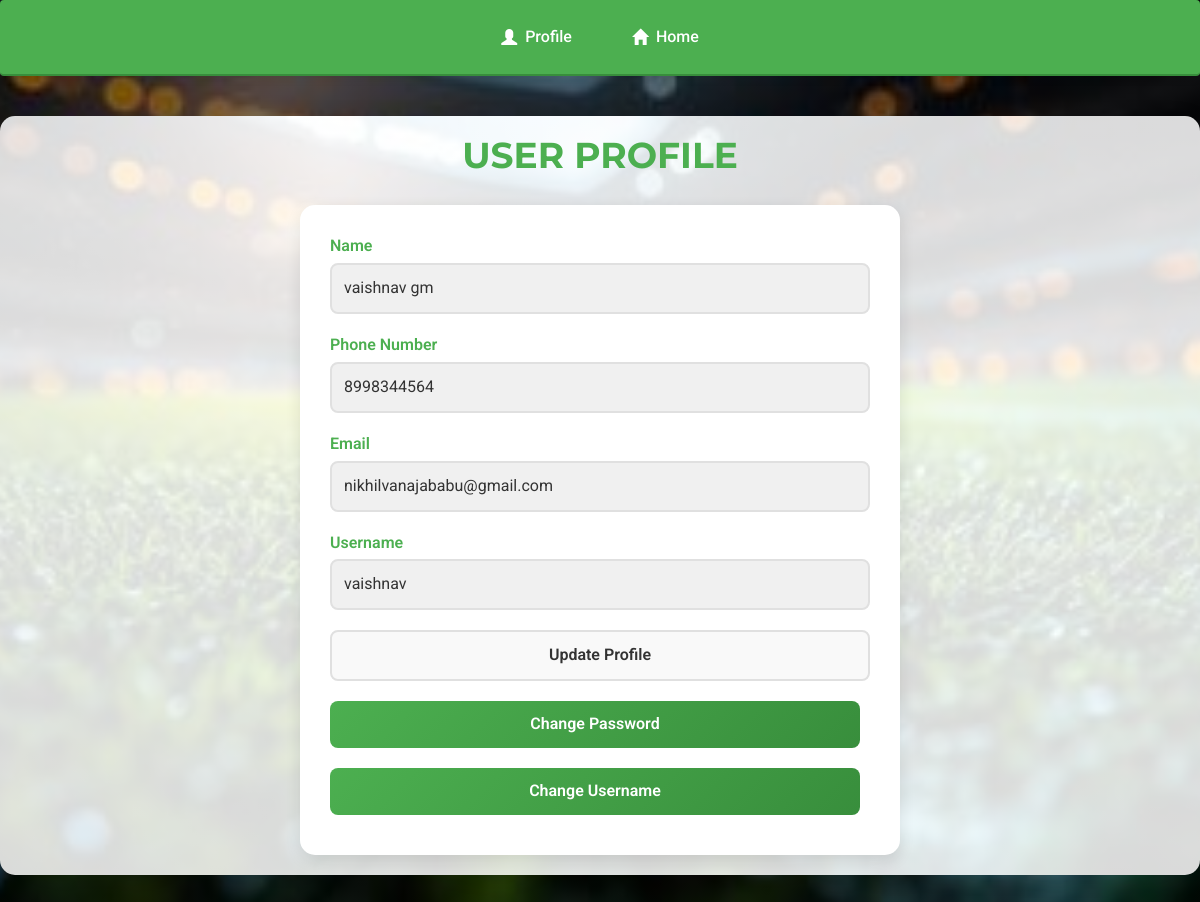
The app's page /userpro (signed in) with its own data.
### app/models.py (models this page shows, shortened)
class user(models.Model):
    name=models.CharField(max_length=50)
    username=models.CharField(max_length=50)
    email=models.CharField(max_length=50)
    phno=models.IntegerField()
    password=models.CharField(max_length=50)

### app/views.py (the view)
# urls.py: path('userpro',views.userprof),
def userprof(request):
    if  request.method=='GET':
        a = request.session['uid']
        d = user.objects.filter(username=a)
        return render(request, 'userprofile.html', {'r': d})
    else:
        return render(request,'user.html')

### templates/userprofile.html (shortened to what this page needs)
<!DOCTYPE HTML>
<html>
{% load static %}
<head>
    <link href="{% static 'dashboard/css/bootstrap.min.css' %}" rel='stylesheet' type='text/css' />
    <link href="{% static 'dashboard/css/style2.css' %}" rel='stylesheet' type='text/css' />
    <link href="{% static 'dashboard/css/font-awesome.css' %}" rel="stylesheet">
    <link rel="stylesheet" href="{% static 'dashboard/css/icon-font.min.css' %}" type='text/css' />
</head>
<body>
    <a href="login.html" class="back-link">&laquo; Back</a>
    <nav class="navbar">
        <ul>
            <li><a href="userpro"><i class="glyphicon glyphicon-user"></i> Profile</a></li>
            <li><a href="prof"><i class="glyphicon glyphicon-home"></i> Home</a></li>
        </ul>
    </nav>
    <div class="main-content">
        <div class="profile-header">
            <h3>USER PROFILE</h3>
        </div>
        {% for i in r %}
        <div class="profile-card">
            <div class="form-group">
                <label for="name">Name</label>
                <input id="name" type="text" value="{{i.name}}" disabled>
            </div>
            <div class="form-group">
                <label for="phone">Phone Number</label>
                <input id="phone" type="text" value="{{i.phno}}" disabled>
            </div>
            <div class="form-group">
                <label for="email">Email</label>
                <input id="email" type="text" value="{{i.email}}" disabled>
            </div>
            <div class="form-group">
                <label for="username">Username</label>
                <input id="username" type="text" value="{{i.username}}" disabled>
            </div>
            <div class="button-group">
                <form method="POST" action="userup">
                    <input type="submit" class="btn-custom" value="Update Profile">
                </form>
                <a href="chpass" class="btn-custom">Change Password</a>
                <a href="usrnmup" class="btn-custom">Change Username</a>
            </div>
        </div>
        {% endfor %}
    </div>
</body>
</html>

### records on screen
user: name "vaishnav gm", phno "8998344564", email "nikhilvanajababu@gmail.com", username "vaishnav"
